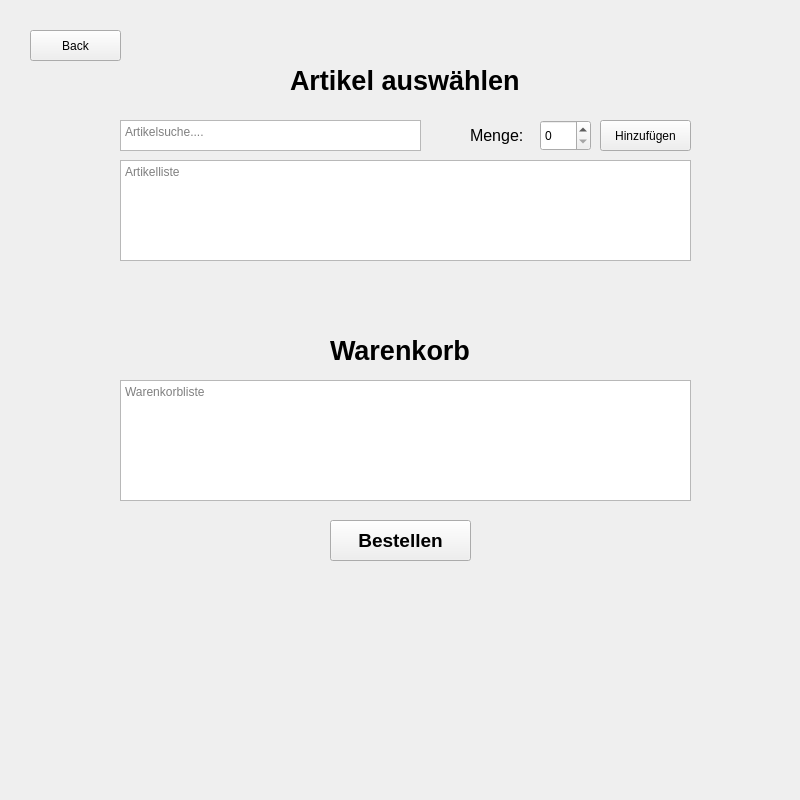
<ui version="4.0">
 <author/>
 <comment/>
 <exportmacro/>
 <class>overviewbestellungen_bestellung</class>
 <widget name="overviewbestellungen_bestellung" class="QWidget">
  <property name="geometry">
   <rect>
    <x>0</x>
    <y>0</y>
    <width>800</width>
    <height>800</height>
   </rect>
  </property>
  <property name="windowTitle">
   <string>Form</string>
  </property>
  <widget class="QPushButton" name="back_to_main">
   <property name="geometry">
    <rect>
     <x>30</x>
     <y>30</y>
     <width>91</width>
     <height>31</height>
    </rect>
   </property>
   <property name="text">
    <string>Back</string>
   </property>
  </widget>
  <widget class="QTextEdit" name="artiklSuche">
   <property name="geometry">
    <rect>
     <x>120</x>
     <y>120</y>
     <width>301</width>
     <height>31</height>
    </rect>
   </property>
   <property name="placeholderText">
    <string>Artikelsuche....</string>
   </property>
  </widget>
  <widget class="QTextBrowser" name="artikelListe">
   <property name="geometry">
    <rect>
     <x>120</x>
     <y>160</y>
     <width>571</width>
     <height>101</height>
    </rect>
   </property>
   <property name="placeholderText">
    <string>Artikelliste</string>
   </property>
  </widget>
  <widget class="QLabel" name="LabelArtikel">
   <property name="geometry">
    <rect>
     <x>290</x>
     <y>60</y>
     <width>281</width>
     <height>41</height>
    </rect>
   </property>
   <property name="font">
    <font>
     <pointsize>16</pointsize>
     <bold>true</bold>
    </font>
   </property>
   <property name="text">
    <string>&lt;html&gt;&lt;head/&gt;&lt;body&gt;&lt;p&gt;&lt;span style=&quot; font-size:20pt;&quot;&gt;Artikel auswählen&lt;/span&gt;&lt;/p&gt;&lt;/body&gt;&lt;/html&gt;</string>
   </property>
  </widget>
  <widget class="QSpinBox" name="artikelMenge">
   <property name="geometry">
    <rect>
     <x>540</x>
     <y>120</y>
     <width>51</width>
     <height>31</height>
    </rect>
   </property>
  </widget>
  <widget class="QPushButton" name="hinzufugen">
   <property name="geometry">
    <rect>
     <x>600</x>
     <y>120</y>
     <width>91</width>
     <height>31</height>
    </rect>
   </property>
   <property name="text">
    <string>Hinzufügen</string>
   </property>
  </widget>
  <widget class="QTextBrowser" name="warenkorb">
   <property name="geometry">
    <rect>
     <x>120</x>
     <y>380</y>
     <width>571</width>
     <height>121</height>
    </rect>
   </property>
   <property name="placeholderText">
    <string>Warenkorbliste</string>
   </property>
  </widget>
  <widget class="QLabel" name="LabelWarenkorb">
   <property name="geometry">
    <rect>
     <x>330</x>
     <y>330</y>
     <width>171</width>
     <height>41</height>
    </rect>
   </property>
   <property name="font">
    <font>
     <pointsize>16</pointsize>
     <bold>true</bold>
    </font>
   </property>
   <property name="text">
    <string>&lt;html&gt;&lt;head/&gt;&lt;body&gt;&lt;p&gt;&lt;span style=&quot; font-size:20pt;&quot;&gt;Warenkorb&lt;/span&gt;&lt;/p&gt;&lt;/body&gt;&lt;/html&gt;</string>
   </property>
  </widget>
  <widget class="QPushButton" name="bestellen">
   <property name="geometry">
    <rect>
     <x>330</x>
     <y>520</y>
     <width>141</width>
     <height>41</height>
    </rect>
   </property>
   <property name="font">
    <font>
     <pointsize>14</pointsize>
     <bold>true</bold>
    </font>
   </property>
   <property name="text">
    <string>Bestellen</string>
   </property>
  </widget>
  <widget class="QLabel" name="label">
   <property name="geometry">
    <rect>
     <x>470</x>
     <y>120</y>
     <width>61</width>
     <height>31</height>
    </rect>
   </property>
   <property name="font">
    <font>
     <pointsize>12</pointsize>
    </font>
   </property>
   <property name="text">
    <string>Menge:</string>
   </property>
  </widget>
 </widget>
 <resources/>
 <connections/>
</ui>
